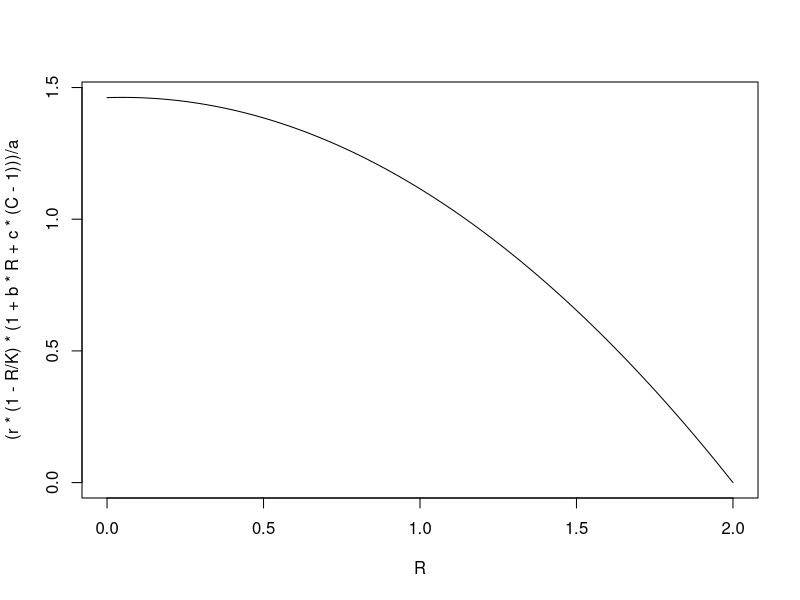
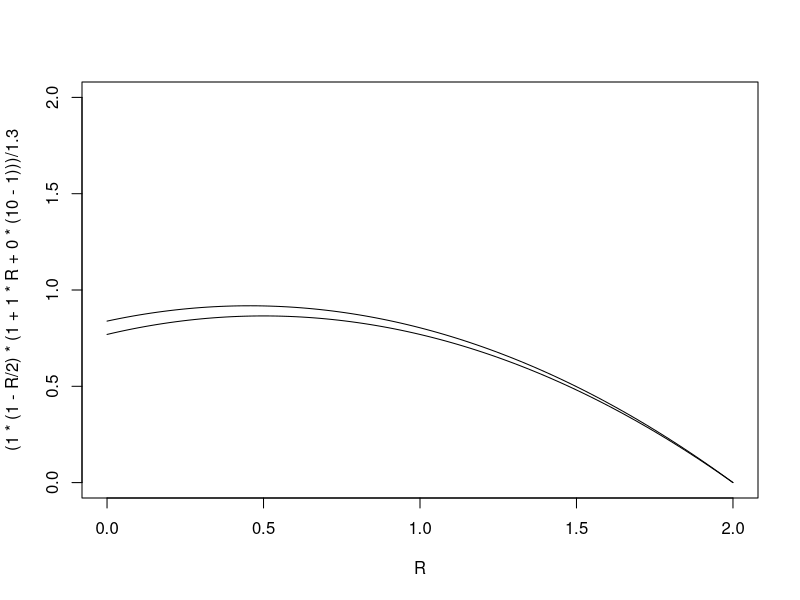

These figures' R source, in order:
## ---- chunk 1
R_ZNG <- function(a, r, K, b, c, C){
  curve((r*(1 - R/K)*(1 + b*R + c*(C-1)))/a, xname = "R", from = 0, to = 2)
}

R_ZNG(a = 1.3, r = 1, K = 2, b = 1, c = 1/10, C = 10)

curve((1*(1 - R/2)*(1 + 1*R + 0*(10-1)))/1.3, xname = "R", from = 0, to = 2, ylim = c(0,2))
curve((1*(1 - R/2)*(1 + 1*R + .01*(10-1)))/1.3, xname = "R", from = 0, to = 2, add = TRUE)
